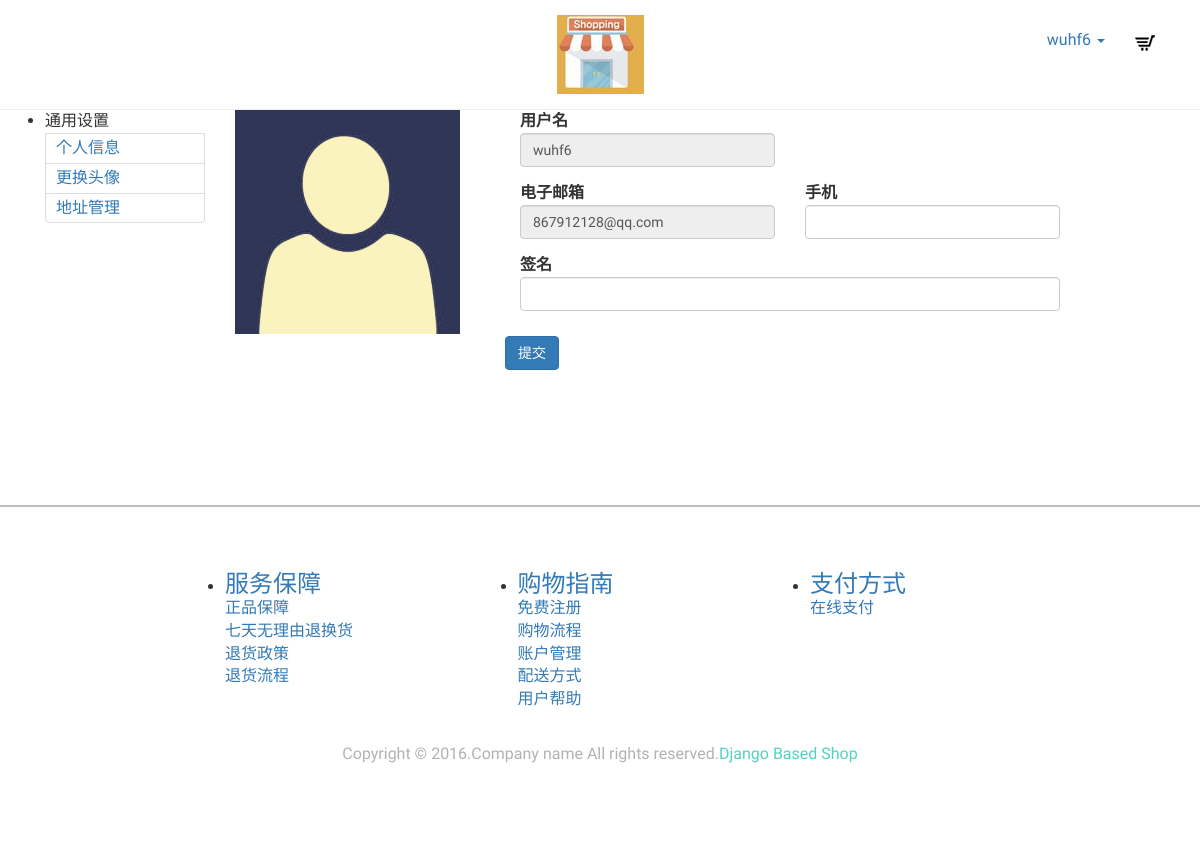
Screenshot of /account/settings/ (signed in) with the database file from the repository.
### account/models.py (models this page shows, shortened)
class User(AbstractBaseUser, PermissionsMixin):
    username = models.CharField(max_length=30, unique=True)
    email = models.EmailField(max_length=254, blank=True, null=True)
    is_staff = models.BooleanField(default=False)
    is_active = models.BooleanField(default=True)
    date_joined = models.DateTimeField(auto_now_add=True)
    reset_password_token = models.CharField(max_length=40, blank=True, null=True)
    reset_password_token_create_time = models.DateTimeField(blank=True, null=True)
    USERNAME_FIELD = 'username'
    REQUIRED_FIELDS = ['email', ]
    objects = UserManager()

class UserProfile(models.Model):
    user = models.OneToOneField(User)
    avatar = models.ImageField(upload_to='avatar/', default = '/avatar/avatar.png')
    phone_number = models.CharField(max_length=15, blank=True, null=True)
    sign = models.CharField(max_length=100, blank=True, null=True)
    address_info = models.ManyToManyField('Address')
    cart = models.ForeignKey(Cart)
    class Meta:
        db_table = "user_profile"

### account/views.py (the view, shortened to what this page needs)
# urls.py: url(r'^account/settings/$', views.UserSettingView.as_view(), name="user_setting"),
class UserSettingView(APIView):
    @method_decorator(login_required)
    def get(self, request):
        return render(request, "account/setting.html")

### templates/account/setting.html (shortened to what this page needs)
{% extends "base.html" %}
{% load staticfiles %}
{% block content_block %}
    <div class="container main">
        <div class="col-lg-2">
            <ul class="list-group">
                <li class="list-group-header">通用设置</li>
                <li class="list-group-item"><a href="/account/settings/">个人信息</a></li>
                <li class="list-group-item"><a href="/account/settings/avatar/">更换头像</a></li>
                <li class="list-group-item"><a href="/account/settings/address/">地址管理</a></li>
            </ul>
        </div>
    {% block right_content_block %}
        <div class="col-lg-3">
            <img src="{{ request.user.userprofile.avatar.url }}" class="img-responsive big-avatar">
        </div>
    <div class="col-lg-6">
        <form>
            <div class="row">
                <div class="form-group col-md-6"><label>用户名</label>
                    <input name="username" type="text" class="form-control"
                           value="{{ request.user.username }}" readonly>
                </div>
            </div>
            <div class="row">
                <div class="form-group col-md-6"><label>电子邮箱</label>
                    <input name="email" type="email" class="form-control"
                           value="{{ request.user.email }}" readonly>
                </div>
                <div class="form-group col-md-6"><label>手机</label>
                    <input name="phone_number" type="text" maxlength="11" minlength="11" id="phone"
                           class="form-control"
                           value="{% if request.user.userprofile.phone_number %}{{ request.user.userprofile.phone_number }}{% endif %}">
                </div>
            </div>
            <div class="row">
                <div class="form-group col-md-12">
                    <label>签名</label>
                    <input name="sign" type="text" maxlength="60" class="form-control" id="sign"
                           value="{% if request.user.userprofile.sign %}{{ request.user.userprofile.sign }}{% endif %}"
                           data-error="字数限制在30字以内">
                </div>
                <div class="form-group">
                    <button type="submit" class="btn btn-primary" name="account_setting">提交</button>
                </div>
            </div>
        </form>
    </div>
    {% endblock %}
    </div>
{% endblock %}

### templates/base.html (shortened to what this page needs)
{% load staticfiles %}
<!DOCTYPE html>
<html>
<head>
    <link href="{% static 'css/bootstrap.css' %}" rel="stylesheet" type="text/css" media="all"/>
    <link href="{% static 'css/style.css' %}" rel="stylesheet" type="text/css" media="all"/>
    <link href="{% static 'css/memenu.css' %}" rel="stylesheet" type="text/css" media="all"/>
</head>
<body>
<div class="header">
    <div class="header-top">
        <div class="container">
            <div class="col-sm-4 world">
            </div>
            <div class="col-sm-4 logo">
                <a href="/index"><img src="{% static 'imgs/logo.png' %}" alt=""></a>
            </div>
            <div id="navbar" class="navbar-collapse collapse">
                {% if request.user.is_authenticated %}
                    <ul class="nav navbar-nav navbar-right">
                        <li class="dropdown">
                            <a href="" class="dropdown-toggle" data-toggle="dropdown" role="button" aria-haspopup="true"
                               aria-expanded="false">
                                {{ request.user.username }}
                                <span class="caret"></span></a>
                        </li>
                        <li class="cart box_1">
                            <a href="{% url 'view_cart' %}">
                                <img src="{% static 'imgs/cart.png' %}" alt=""/>
                            </a>
                        </li>
                    </ul>
                {% else %}
                    <ul class="nav navbar-nav navbar-right">
                        <a href="{% url 'login' %}">登录</a>
                        <span>|</span>
                        <a href="{% url 'register' %}">注册</a></p>
                    </ul>
                {% endif %}
            </div>
        </div>
    </div>
</div>
    {% block content_block %}{% endblock %}
    <div class="footer">
        <div class="footer-bottom">
            <div class="container">
                <div class="row">
                    <div class="col-sm-2 number">
                    </div>
                    <div class="col-md-3">
                        <ul>
                            <li>
                                <h3 class="title">
                                    <a>服务保障</a>
                                </h3>
                                <p><a href="/footer/helpCenter/qualitySafeguard" data-potition-id="1000039"
                                      target="_blank">正品保障</a></p>
                                <p><a href="/footer/helpCenter/returnService" data-potition-id="1000039"
                                      target="_blank">七天无理由退换货</a></p>
                                <p><a href="/footer/helpCenter/returnPolicy" data-potition-id="1000039" target="_blank">退货政策</a>
                                </p>
                                <p><a href="/footer/helpCenter/returnProcess" data-potition-id="1000039"
                                      target="_blank">退货流程</a></p>
                            </li>
                        </ul>
                    </div>
                    <div class="col-md-3">
                        <ul>
                            <li>
                                <h3 class="title">
                                    <a>购物指南</a>
                                </h3>
                                <p><a class="register" href="javascript:" data-potition-id="1000040" target="_blank">免费注册</a>
                                </p>
                                <p><a href="/footer/helpCenter/shoppingProcess" data-potition-id="1000040"
                                      target="_blank">购物流程</a></p>
                                <p><a href="/footer/helpCenter/accountManagement" data-potition-id="1000040"
                                      target="_blank">账户管理</a></p>
                                <p><a href="/footer/helpCenter/distributionMode" data-potition-id="1000040"
                                      target="_blank">配送方式</a></p>
                                <p><a href="/footer/helpCenter/shoppingGuide/shoppingStep" data-potition-id="1000040"
                                      target="_blank">用户帮助</a></p>
                            </li>
                        </ul>
                    </div>
                    <div class="col-md-3">
                        <ul>
                            <li>
                                <h3 class="title">
                                    <a>支付方式</a>
                                </h3>
                                <p><a href="/footer/helpCenter/onlinePayment" data-potition-id="1000041"
                                      target="_blank">在线支付</a></p>
                            </li>
                        </ul>
                    </div>
                    <div class="col-md-2"></div>
                </div>
                <p class="footer-class">Copyright &copy; 2016.Company name All rights reserved.<a target="_blank"
                                                                                                  href="#">Django Based
                    Shop</a></p>
            </div>
        </div>
    </div>
</body>
</html>

### static/css/style.css (style rules this page uses)
html,body { background:#fff; font-size: 100%; font-family: 'Roboto-Regular'; }
body a { transition: 0.5s all; -webkit-transition: 0.5s all; -o-transition: 0.5s all; -moz-transition: 0.5s all; -ms-transition: 0.5s all; }
ul { padding: 0; margin: 0; }
h1,h2,h3,h4,h5,h6,label,p { margin:0; }
.header-top { border-bottom: 1px solid #eee; padding: 15px 0; }
.number { margin-top: 1%; }
.list-group-item { padding: 3px 10px; }
.logo { text-align:center; }
.world { margin-top: 2%; }
.cart.box_1 { float: right; margin-top: 2px; }
.footer { border-top: 1px solid #BDBDBD; }
p.footer-class { font-size: 1em; color: #B2B2B2; margin: 2em 0 0; text-align:center; }
p.footer-class a { text-decoration:none; color: #52D0C4; }
.footer-bottom { padding: 4em 0; border-top: 1px solid #BDBDBD; }
.register { padding: 4em 0; }
.main { padding-bottom: 120px; }
.list-group { padding-left: 0; margin-bottom: 20px; }

### rows the page displays
User: user.username "wuhf6", user.userprofile.avatar (placeholder picture), username "wuhf6", email "867912128@qq.com"
